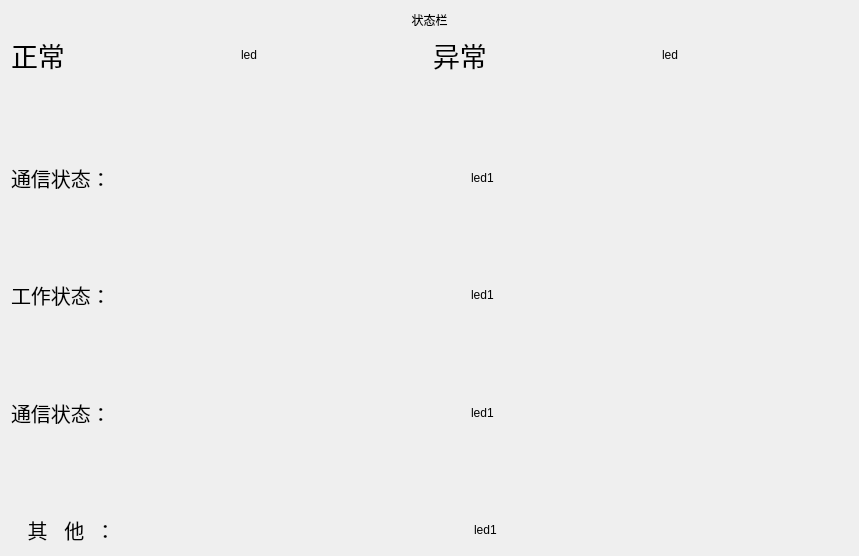
<?xml version="1.0" encoding="UTF-8"?>
<ui version="4.0">
 <class>Alarm</class>
 <widget class="QWidget" name="Alarm">
  <property name="geometry">
   <rect>
    <x>0</x>
    <y>0</y>
    <width>859</width>
    <height>556</height>
   </rect>
  </property>
  <property name="windowTitle">
   <string>Form</string>
  </property>
  <layout class="QVBoxLayout" name="verticalLayout_2">
   <item>
    <widget class="QLabel" name="label_6">
     <property name="text">
      <string>状态栏</string>
     </property>
     <property name="alignment">
      <set>Qt::AlignCenter</set>
     </property>
    </widget>
   </item>
   <item>
    <layout class="QVBoxLayout" name="verticalLayout">
     <item>
      <layout class="QHBoxLayout" name="horizontalLayout_4">
       <item>
        <widget class="QLabel" name="label_5">
         <property name="font">
          <font>
           <pointsize>20</pointsize>
          </font>
         </property>
         <property name="text">
          <string>正常</string>
         </property>
        </widget>
       </item>
       <item>
        <spacer name="horizontalSpacer_7">
         <property name="orientation">
          <enum>Qt::Horizontal</enum>
         </property>
         <property name="sizeHint" stdset="0">
          <size>
           <width>40</width>
           <height>20</height>
          </size>
         </property>
        </spacer>
       </item>
       <item>
        <widget class="QLabel" name="label_led_4">
         <property name="text">
          <string>led</string>
         </property>
        </widget>
       </item>
       <item>
        <spacer name="horizontalSpacer_8">
         <property name="orientation">
          <enum>Qt::Horizontal</enum>
         </property>
         <property name="sizeHint" stdset="0">
          <size>
           <width>40</width>
           <height>20</height>
          </size>
         </property>
        </spacer>
       </item>
       <item>
        <widget class="QLabel" name="label_7">
         <property name="font">
          <font>
           <pointsize>20</pointsize>
          </font>
         </property>
         <property name="text">
          <string>异常</string>
         </property>
        </widget>
       </item>
       <item>
        <spacer name="horizontalSpacer_10">
         <property name="orientation">
          <enum>Qt::Horizontal</enum>
         </property>
         <property name="sizeHint" stdset="0">
          <size>
           <width>40</width>
           <height>20</height>
          </size>
         </property>
        </spacer>
       </item>
       <item>
        <widget class="QLabel" name="label_led_5">
         <property name="text">
          <string>led</string>
         </property>
        </widget>
       </item>
       <item>
        <spacer name="horizontalSpacer_9">
         <property name="orientation">
          <enum>Qt::Horizontal</enum>
         </property>
         <property name="sizeHint" stdset="0">
          <size>
           <width>40</width>
           <height>20</height>
          </size>
         </property>
        </spacer>
       </item>
      </layout>
     </item>
     <item>
      <spacer name="verticalSpacer">
       <property name="orientation">
        <enum>Qt::Vertical</enum>
       </property>
       <property name="sizeHint" stdset="0">
        <size>
         <width>20</width>
         <height>40</height>
        </size>
       </property>
      </spacer>
     </item>
     <item>
      <layout class="QHBoxLayout" name="horizontalLayout">
       <item>
        <widget class="QLabel" name="label">
         <property name="font">
          <font>
           <pointsize>15</pointsize>
          </font>
         </property>
         <property name="text">
          <string>通信状态：</string>
         </property>
        </widget>
       </item>
       <item>
        <spacer name="horizontalSpacer_4">
         <property name="orientation">
          <enum>Qt::Horizontal</enum>
         </property>
         <property name="sizeHint" stdset="0">
          <size>
           <width>40</width>
           <height>20</height>
          </size>
         </property>
        </spacer>
       </item>
       <item>
        <widget class="QLabel" name="label_led">
         <property name="text">
          <string>led1</string>
         </property>
        </widget>
       </item>
       <item>
        <spacer name="horizontalSpacer">
         <property name="orientation">
          <enum>Qt::Horizontal</enum>
         </property>
         <property name="sizeHint" stdset="0">
          <size>
           <width>40</width>
           <height>20</height>
          </size>
         </property>
        </spacer>
       </item>
      </layout>
     </item>
     <item>
      <spacer name="verticalSpacer_2">
       <property name="orientation">
        <enum>Qt::Vertical</enum>
       </property>
       <property name="sizeHint" stdset="0">
        <size>
         <width>20</width>
         <height>40</height>
        </size>
       </property>
      </spacer>
     </item>
     <item>
      <layout class="QHBoxLayout" name="horizontalLayout_2">
       <item>
        <widget class="QLabel" name="label_2">
         <property name="font">
          <font>
           <pointsize>15</pointsize>
          </font>
         </property>
         <property name="text">
          <string>工作状态：</string>
         </property>
        </widget>
       </item>
       <item>
        <spacer name="horizontalSpacer_5">
         <property name="orientation">
          <enum>Qt::Horizontal</enum>
         </property>
         <property name="sizeHint" stdset="0">
          <size>
           <width>40</width>
           <height>20</height>
          </size>
         </property>
        </spacer>
       </item>
       <item>
        <widget class="QLabel" name="label_led_2">
         <property name="text">
          <string>led1</string>
         </property>
        </widget>
       </item>
       <item>
        <spacer name="horizontalSpacer_2">
         <property name="orientation">
          <enum>Qt::Horizontal</enum>
         </property>
         <property name="sizeHint" stdset="0">
          <size>
           <width>40</width>
           <height>20</height>
          </size>
         </property>
        </spacer>
       </item>
      </layout>
     </item>
     <item>
      <spacer name="verticalSpacer_3">
       <property name="orientation">
        <enum>Qt::Vertical</enum>
       </property>
       <property name="sizeHint" stdset="0">
        <size>
         <width>20</width>
         <height>40</height>
        </size>
       </property>
      </spacer>
     </item>
     <item>
      <layout class="QHBoxLayout" name="horizontalLayout_5">
       <item>
        <widget class="QLabel" name="label_4">
         <property name="font">
          <font>
           <pointsize>15</pointsize>
          </font>
         </property>
         <property name="text">
          <string>通信状态：</string>
         </property>
        </widget>
       </item>
       <item>
        <spacer name="horizontalSpacer_11">
         <property name="orientation">
          <enum>Qt::Horizontal</enum>
         </property>
         <property name="sizeHint" stdset="0">
          <size>
           <width>40</width>
           <height>20</height>
          </size>
         </property>
        </spacer>
       </item>
       <item>
        <widget class="QLabel" name="label_led_6">
         <property name="text">
          <string>led1</string>
         </property>
        </widget>
       </item>
       <item>
        <spacer name="horizontalSpacer_12">
         <property name="orientation">
          <enum>Qt::Horizontal</enum>
         </property>
         <property name="sizeHint" stdset="0">
          <size>
           <width>40</width>
           <height>20</height>
          </size>
         </property>
        </spacer>
       </item>
      </layout>
     </item>
     <item>
      <spacer name="verticalSpacer_4">
       <property name="orientation">
        <enum>Qt::Vertical</enum>
       </property>
       <property name="sizeHint" stdset="0">
        <size>
         <width>20</width>
         <height>40</height>
        </size>
       </property>
      </spacer>
     </item>
     <item>
      <layout class="QHBoxLayout" name="horizontalLayout_3">
       <item>
        <widget class="QLabel" name="label_3">
         <property name="font">
          <font>
           <pointsize>15</pointsize>
          </font>
         </property>
         <property name="text">
          <string>   其   他  ：</string>
         </property>
        </widget>
       </item>
       <item>
        <spacer name="horizontalSpacer_6">
         <property name="orientation">
          <enum>Qt::Horizontal</enum>
         </property>
         <property name="sizeHint" stdset="0">
          <size>
           <width>40</width>
           <height>20</height>
          </size>
         </property>
        </spacer>
       </item>
       <item>
        <widget class="QLabel" name="label_led_3">
         <property name="text">
          <string>led1</string>
         </property>
        </widget>
       </item>
       <item>
        <spacer name="horizontalSpacer_3">
         <property name="orientation">
          <enum>Qt::Horizontal</enum>
         </property>
         <property name="sizeHint" stdset="0">
          <size>
           <width>40</width>
           <height>20</height>
          </size>
         </property>
        </spacer>
       </item>
      </layout>
     </item>
    </layout>
   </item>
  </layout>
 </widget>
 <resources/>
 <connections/>
</ui>
